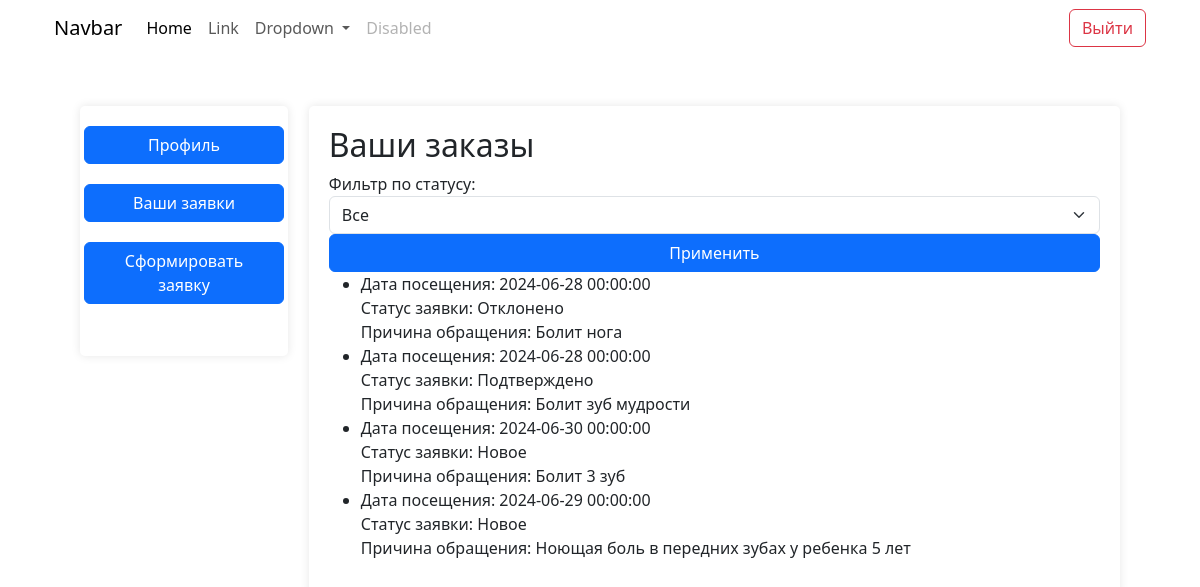
Screenshot of /orders.php (signed in) with the database file from the repository.
### tables this page shows
CREATE TABLE `orders` (
  `id` int NOT NULL,
  `user_id` int NOT NULL,
  `order_date` datetime NOT NULL,
  `status` varchar(50) NOT NULL,
  `description` text
);

### orders.php (the view, shortened to what this page needs)
<?php
$user_id = $_SESSION['user_id'];
$sql = "SELECT * FROM orders WHERE user_id = '$user_id'";
$result = mysqli_query($conn, $sql);
?>
<!DOCTYPE html>
<html lang="ru">
<head>
    <link rel="stylesheet" href="css/bootstrap.css">
    <link rel="stylesheet" href="css/style.css">
</head>
<body>
<section class="main-section">
    <div class="container main-section__container">
        <nav class="navbar navbar-expand-lg ">
            <div class="container-fluid">
                <a class="navbar-brand" href="index.php">Navbar</a>
                <div class="collapse navbar-collapse" id="navbarSupportedContent">
                    <ul class="navbar-nav me-auto mb-2 mb-lg-0">
                        <li class="nav-item">
                            <a class="nav-link active" aria-current="page" href="#">Home</a>
                        </li>
                        <li class="nav-item">
                            <a class="nav-link" href="#">Link</a>
                        </li>
                        <li class="nav-item dropdown">
                            <a class="nav-link dropdown-toggle" href="#" role="button" data-bs-toggle="dropdown" aria-expanded="false">
                                Dropdown
                            </a>
                        </li>
                        <li class="nav-item">
                            <a class="nav-link disabled" aria-disabled="true">Disabled</a>
                        </li>
                    </ul>
                    <form action="vendor/logout.php" class="d-flex" role="search">
                        <button class="btn btn-outline-danger" type="submit">Выйти</button>
                    </form>
                </div>
            </div>
        </nav>
    </div>
    <div class="container profile__container">
        <div class="profile__left-wrapper">
            <form action="profile.php">
                <button type="submit" class="btn btn-primary btn_profile">Профиль</button>
            </form>
            <form action="orders.php">
                <button type="submit" class="btn btn-primary btn_profile">Ваши заявки</button>
            </form>
            <form action="create_orders.php">
                <button type="submit" class="btn btn-primary btn_profile">Сформировать заявку</button>
            </form>
        </div>
        <div class="profile__right-wrapper">
            <div class="orders__header">
                <h2>Ваши заказы</h2>
                <form action="orders.php" method="GET" class="filter__form">
                    <label for="status" class="filter__label">Фильтр по статусу:</label>
                    <select name="status" id="status" class="form-select filter__select">
                        <option value="">Все</option>
                    </select>
                    <button type="submit" class="btn btn-primary btn_max-width">Применить</button>
                </form>
            </div>
            <?php if (mysqli_num_rows($result) > 0): ?>
                <ul class="orders__list">
                    <?php while ($order = mysqli_fetch_assoc($result)): ?>
                        <li class="order">
                            <div class="order__date">Дата посещения: <?= $order['order_date'] ?></div>
                            <div class="order__status">Статус заявки: <?= $order['status'] ?></div>
                            <div class="order__description">Причина обращения: <?= $order['description'] ?></div>
                        </li>
                    <?php endwhile; ?>
                </ul>
            <?php else: ?>
                <div class="no-orders">Заявок нет</div>
            <?php endif; ?>
        </div>
    </div>
</section>
</body>
</html>

### css/style.css (style rules this page uses)
* { box-sizing: border-box; }
.main-section { background: #fff; min-height: 800px; }
.profile__container { padding: 50px; display: flex; justify-content: space-between; }
.profile__left-wrapper { padding: 20px; display: flex; flex-direction: column; align-items: center; gap: 20px; height: 250px; width: 20%; border-radius: 5px; box-shadow: 0 0 10px rgba(0,0,0,0.1); }
.profile__right-wrapper { padding: 20px; height: auto; width: 78%; border-radius: 5px; box-shadow: 0 0 10px rgba(0,0,0,0.1); }
.btn_profile { width: 200px; }
.btn_max-width { width: 100%; }

### rows the page displays
orders: order_date "2024-06-28 00:00:00", status "Отклонено", description "Болит нога"
orders: order_date "2024-06-28 00:00:00", status "Подтверждено", description "Болит зуб мудрости"
orders: order_date "2024-06-30 00:00:00", status "Новое", description "Болит 3 зуб"
orders: order_date "2024-06-29 00:00:00", status "Новое", description "Ноющая боль в передних зубах у ребенка 5 лет"
